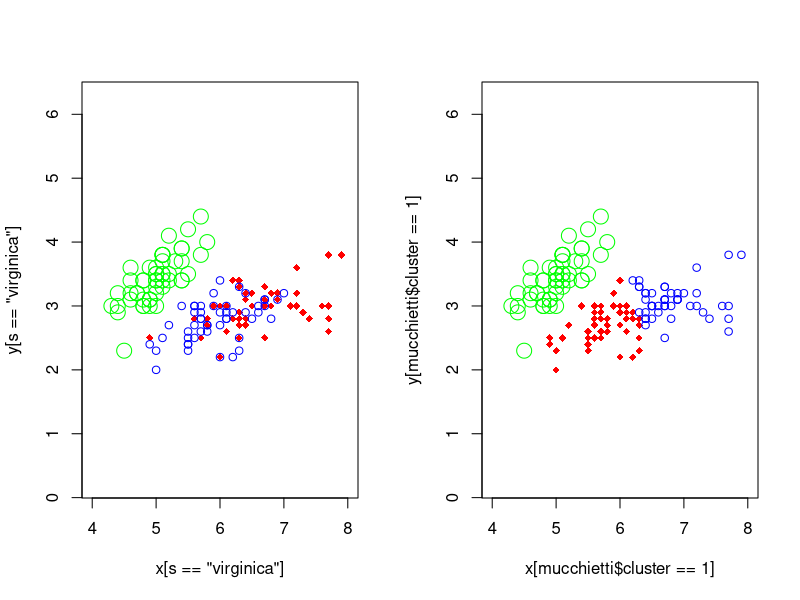

The R source for this figure:
# dimostriamo il kmeans in un caso interessante

data(iris)
summary(iris)

# usiamo soli i dati relativi ai sepali
fiori<-data.frame(x=iris$Sepal.Length,
                  y=iris$Sepal.Width,
                  s=iris$Species)
attach(fiori)
par(mfrow=c(1,2))
plot(x[s=="virginica"],y[s=="virginica"],
     pch=18,col="red",
     xlim=c(4,8),
     ylim=c(1.5,5),
     asp=c(1,1))
points(x[s=="versicolor"],y[s=="versicolor"],
       pch=1,col="blue")
points(x[s=="setosa"],y[s=="setosa"],
       pch=1,col="green",cex=2)

mucchietti<-kmeans(fiori[,1:2],3)
plot(x[mucchietti$cluster==1],y[mucchietti$cluster==1],
     pch=18,col="red",
     xlim=c(4,8),
     ylim=c(1.5,5),
     asp=c(1,1))
points(x[mucchietti$cluster==2],y[mucchietti$cluster==2],
       pch=1,col="blue")
points(x[mucchietti$cluster==3],y[mucchietti$cluster==3],
       pch=1,col="green",cex=2)

sum(as.numeric(
  mucchietti$cluster==1 
  & iris$Species=="virginica"))

sum(as.numeric(
  mucchietti$cluster==3 
  & iris$Species=="versicolor"))

sum(as.numeric(
  mucchietti$cluster==2 
  & iris$Species=="setosa"))

